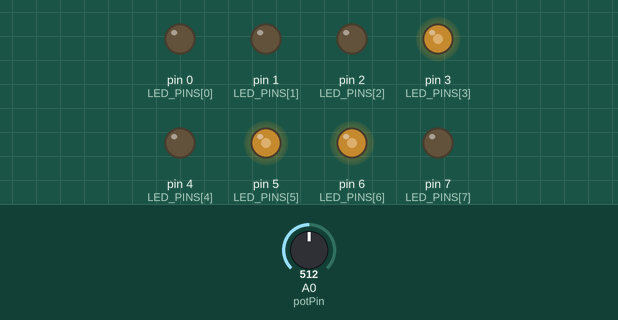
Recording of a sketch running on a simulated Arduino Uno, built with avr-gcc and run on an emulated ATmega328P. Parts: output pins drawn as LEDs (lit = HIGH). The inputs (shaded band) are chosen by the test bench; at power-on: A0 (potPin) = 512.

Above: at 1.6 s.
1.7 s: A0 (potPin) set to 527
At 3.4 s:
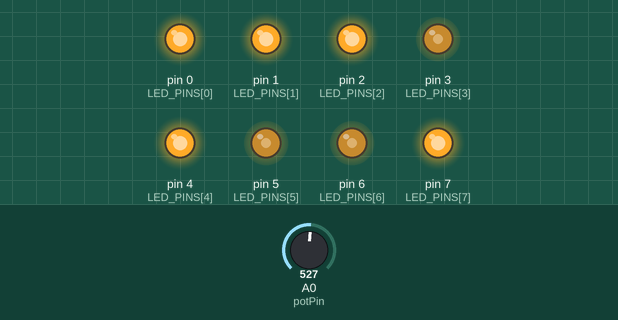
5.2 s: A0 (potPin) set to 900
At 7.0 s:
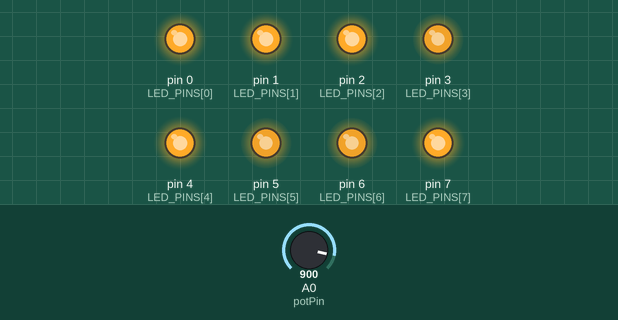
7.7 s: A0 (potPin) set to 716
At 8.55 s:
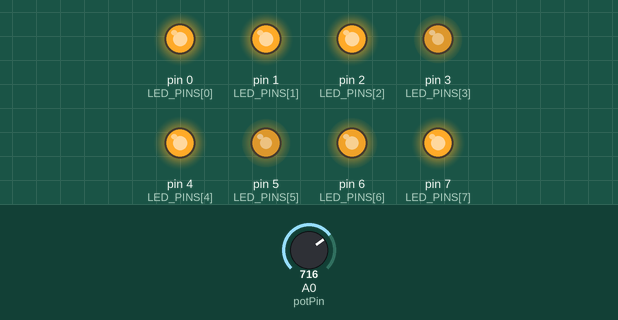
10.1 s: A0 (potPin) set to 511
At 10.45 s:
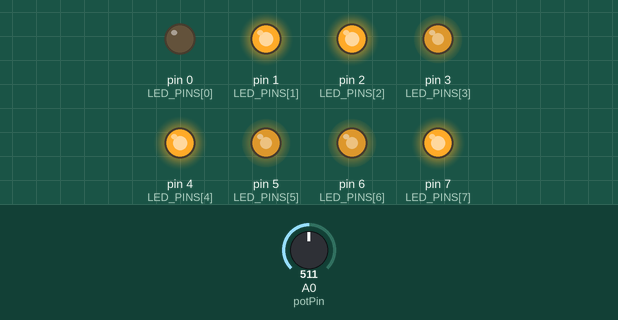
13.6 s: A0 (potPin) set to 122
At 15.6 s:
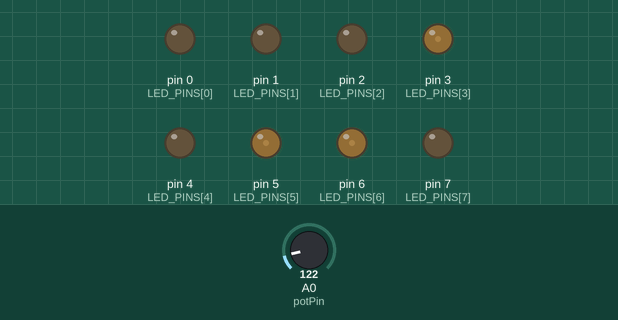
Timing chart, 0 to 16.7 s (numbered marks = the images above; inputs shaded):
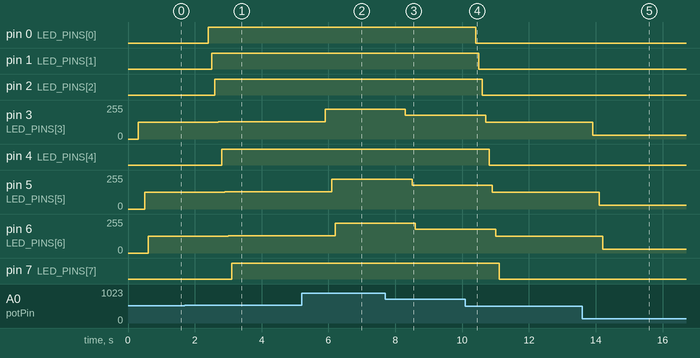

Measured:
- the behaviour switches between 513 and 514 on A0 (potPin) (found by bisection; images 0 and 1)
- after the input at 1.7 s, pin 0 (LED_PINS[0]): LOW → HIGH after 0.70 s; pin 1 (LED_PINS[1]): LOW → HIGH after 0.80 s; pin 2 (LED_PINS[2]): LOW → HIGH after 0.90 s; pin 3 (LED_PINS[3]): 127/255 → 131/255 after 1.0 s; pin 4 (LED_PINS[4]): LOW → HIGH after 1.1 s
- after the input at 5.2 s, pin 3 (LED_PINS[3]): 131/255 → 224/255 after 0.70 s; pin 5 (LED_PINS[5]): 131/255 → 224/255 after 0.90 s; pin 6 (LED_PINS[6]): 131/255 → 224/255 after 1.0 s
- after the input at 7.7 s, pin 3 (LED_PINS[3]): 224/255 → 178/255 after 0.60 s; pin 5 (LED_PINS[5]): 224/255 → 178/255 after 0.80 s; pin 6 (LED_PINS[6]): 224/255 → 178/255 after 0.90 s
- after the input at 10.1 s, pin 0 (LED_PINS[0]): HIGH → LOW after 0.30 s; pin 1 (LED_PINS[1]): HIGH → LOW after 0.40 s; pin 2 (LED_PINS[2]): HIGH → LOW after 0.50 s; pin 3 (LED_PINS[3]): 178/255 → 127/255 after 0.60 s; pin 4 (LED_PINS[4]): HIGH → LOW after 0.70 s
- after the input at 13.6 s, pin 3 (LED_PINS[3]): 127/255 → 30/255 after 0.31 s; pin 5 (LED_PINS[5]): 127/255 → 30/255 after 0.51 s; pin 6 (LED_PINS[6]): 127/255 → 30/255 after 0.61 s

The sketch:

sketch_apr3b.ino
```cpp
const int potPin = A0; // Pin de datos conectado al potenciómetro
const int LED_PINS[] = {0, 1, 2, 3, 4, 5, 6, 7}; // Esto es un arreglo de numeros enteros para pines conectados a los LEDs
const int NUM_LEDS = sizeof(LED_PINS) / sizeof(LED_PINS[0]); // Número de LEDs

void setup() {
  for (int i = 0; i < NUM_LEDS; i++) {
    pinMode(LED_PINS[i], OUTPUT); // Configura los pines de los LEDs como salida
  }
}

void loop() {
  double potValue = analogRead(potPin); // Lee el valor del potenciómetro (0-1023)
  double brightness = map(potValue, 0.0, 1023.0, 0.0, 255.0); // Mapea el valor a un rango de brillo (0-255)

  // Enciende cada LED gradualmente con un retraso escalonado
  for (int i = 0; i < NUM_LEDS; i++) {
    analogWrite(LED_PINS[i], brightness);
    delay(100); // Ajusta el tiempo de espera entre cada LED
  }
}
```
